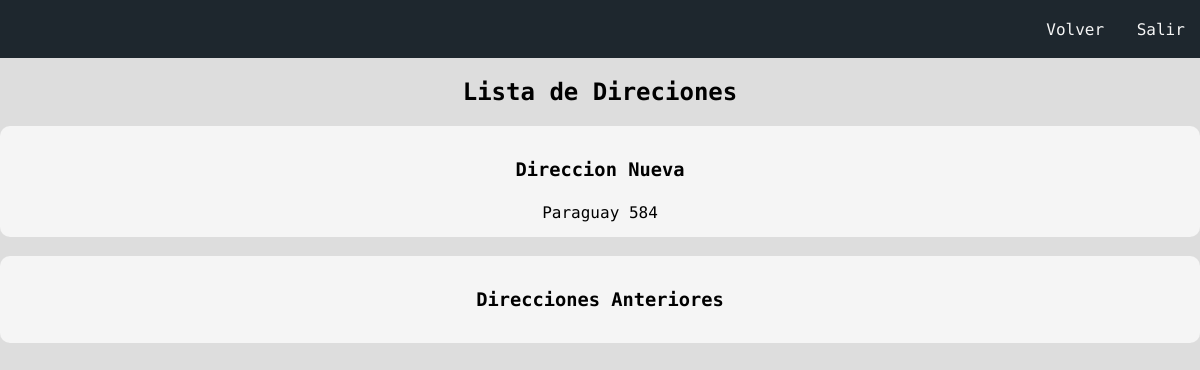
Page /perfil/direcciones.php?id=0000000003 (signed in) on the earlier database version.
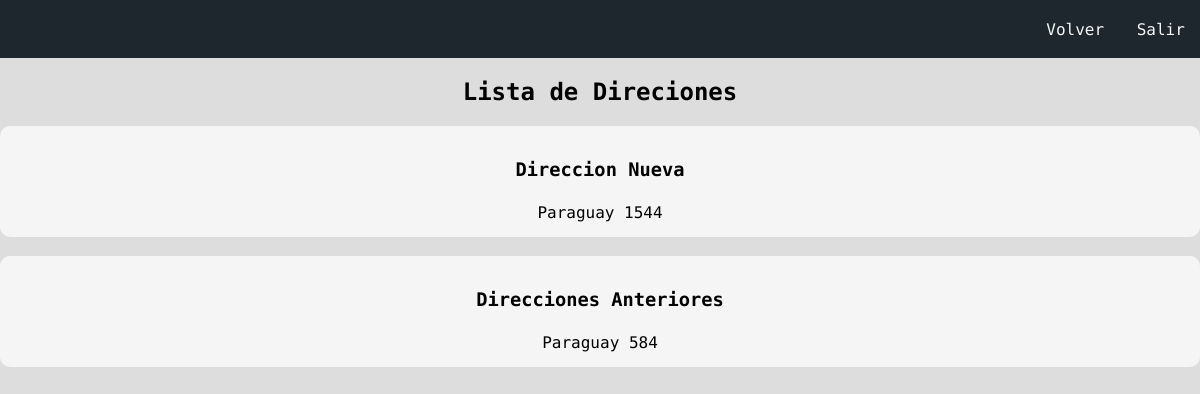
Same page on the later database version.
### tables this page shows
CREATE TABLE IF NOT EXISTS `tabla1` (
  `ID` int(10) unsigned zerofill NOT NULL AUTO_INCREMENT,
  `Fecha` varchar(50) NOT NULL DEFAULT '',
  `Nombre` varchar(50) NOT NULL DEFAULT '0',
  `Apellido` varchar(50) NOT NULL DEFAULT '0',
  `DNI` varchar(50) NOT NULL DEFAULT '0',
  `Direccion` varchar(50) NOT NULL DEFAULT '0',
  `Email` varchar(50) NOT NULL DEFAULT '',
  `Usuario` varchar(50) NOT NULL DEFAULT '0',
  `Passworld` varchar(50) NOT NULL DEFAULT '0',
  PRIMARY KEY (`ID`,`Fecha`),
  UNIQUE KEY `DNI` (`DNI`),
  UNIQUE KEY `Usuario` (`Usuario`)
);

CREATE TABLE IF NOT EXISTS `tabla2` (
  `ID` int(10) unsigned zerofill NOT NULL AUTO_INCREMENT,
  `Id_usuario` int(11) unsigned zerofill NOT NULL,
  `Fecha` varchar(50) NOT NULL DEFAULT '',
  `DirN` varchar(50) NOT NULL DEFAULT '0',
  `DirV` varchar(50) NOT NULL DEFAULT '0',
  PRIMARY KEY (`ID`)
);

### perfil/direcciones.php (the view, shortened to what this page needs)
<?php
include('../db_php/db_conexion.php');
if(isset($_GET['id'])){
    $id = $_GET['id'];
    $sql_dirNueva = "SELECT Direccion FROM tabla1 WHERE id = :id";
    $stmt_dirNueva = $obj_conexion->prepare($sql_dirNueva);
    $stmt_dirNueva->bindParam(':id', $id, PDO::PARAM_INT);
    $stmt_dirNueva->execute();
    $row_dirNueva = $stmt_dirNueva->fetch();
    $dirNueva = $row_dirNueva['Direccion'];
    $sql_dirViejas = "SELECT DirV FROM tabla2 WHERE Id_usuario = :id";
    $stmt_dirViejas = $obj_conexion->prepare($sql_dirViejas);
    $stmt_dirViejas->bindParam(':id', $id, PDO::PARAM_INT);
    $stmt_dirViejas->execute();
} else {
    $_SESSION['mensaje'] = '<h3 class="reg_ok">Error: Intentelo de nuevo.</h3>';
    header('location: ../db_php/db_login.php');
}
?>
<!DOCTYPE html>
<html lang="es">
<head>
    <link rel="stylesheet" href="../styles/styles_singup.css">
    <link rel="stylesheet" href="../styles/styles_mensaje.css">
</head>
<body>
    <nav class="nav">
        <ul>
            <li>
                <a href="../db_php/db_login.php">Volver</a>
            </li>
            <li>
                <a href="../db_php/db_logout.php">Salir</a>
            </li>
        </ul>
    </nav>
    <h2>Lista de Direciones</h2>
    <div class="contenedor">
        <div class="tabla"><h3>Direccion Nueva</h3></div>
        <div class="tabla"><?php echo $dirNueva; ?></div>
    </div>
    <br>
    <div class="contenedor">
        <div class="tabla"><h3>Direcciones Anteriores</h3></div>
        <?php foreach($stmt_dirViejas as $item){ ?>
        <div class="tabla"><?php echo $item['DirV']; ?></div>
        <?php } ?>
    </div>
</body>
</html>

### styles/styles_singup.css (style rules this page uses)
body { background: #ddd; font-family: "Roboto Mono"; text-align: center; margin: 0%; }
.nav { text-align: right; background: #1e272e; padding: 0.3%; margin-bottom: 1.5%; }
.nav li { display: inline-block; list-style: none; margin: 0% 1%; }
.nav a { text-decoration: none; color: whitesmoke; }
.contenedor { background: whitesmoke; padding: 1%; border-radius: 10px; }
.tabla { padding: 0.2%; }

Differences in the rows shown:
changed tabla1: Direccion "Paraguay 584" → "Paraguay 1544"
added tabla2: DirV "Paraguay 584"
